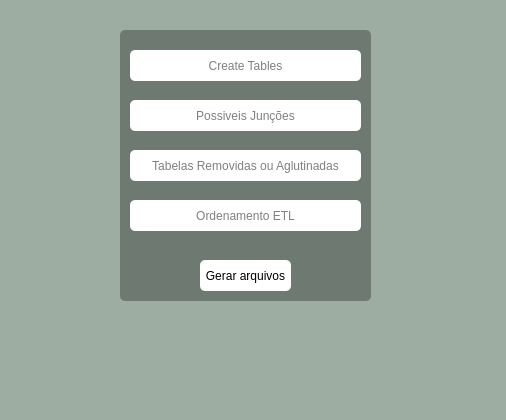
<?xml version="1.0" encoding="UTF-8"?>
<ui version="4.0">
 <class>MainWindow</class>
 <widget class="QMainWindow" name="MainWindow">
  <property name="geometry">
   <rect>
    <x>0</x>
    <y>0</y>
    <width>506</width>
    <height>420</height>
   </rect>
  </property>
  <property name="font">
   <font>
    <kerning>true</kerning>
   </font>
  </property>
  <property name="windowTitle">
   <string>MainWindow</string>
  </property>
  <property name="autoFillBackground">
   <bool>false</bool>
  </property>
  <property name="styleSheet">
   <string notr="true">background-color: rgb(157, 173, 162);</string>
  </property>
  <property name="windowFilePath">
   <string/>
  </property>
  <property name="animated">
   <bool>true</bool>
  </property>
  <property name="documentMode">
   <bool>false</bool>
  </property>
  <property name="dockNestingEnabled">
   <bool>false</bool>
  </property>
  <property name="unifiedTitleAndToolBarOnMac">
   <bool>false</bool>
  </property>
  <widget class="QWidget" name="centralwidget">
   <widget class="QPushButton" name="pushButton">
    <property name="geometry">
     <rect>
      <x>200</x>
      <y>260</y>
      <width>91</width>
      <height>31</height>
     </rect>
    </property>
    <property name="cursor">
     <cursorShape>PointingHandCursor</cursorShape>
    </property>
    <property name="styleSheet">
     <string notr="true">QPushButton{
	
	background-color: rgb(255, 255, 255);
	
	color: rgb(0, 0, 0);
	border-radius:5px

}

QPushButton:hover{
	
	
	
	
	background-color: rgb(240, 119, 73);
	
	
	color: rgb(255, 255, 255);
}</string>
    </property>
    <property name="text">
     <string>Gerar arquivos</string>
    </property>
   </widget>
   <widget class="QLineEdit" name="lineEdit_5">
    <property name="geometry">
     <rect>
      <x>130</x>
      <y>50</y>
      <width>231</width>
      <height>31</height>
     </rect>
    </property>
    <property name="styleSheet">
     <string notr="true">QLineEdit {
	background-color: rgb(255, 255, 255);
	color: rgb(0, 0, 0);
    border-radius: 5px;  
}
</string>
    </property>
    <property name="text">
     <string/>
    </property>
    <property name="echoMode">
     <enum>QLineEdit::Normal</enum>
    </property>
    <property name="alignment">
     <set>Qt::AlignCenter</set>
    </property>
    <property name="placeholderText">
     <string>Create Tables</string>
    </property>
   </widget>
   <widget class="QLineEdit" name="lineEdit_6">
    <property name="geometry">
     <rect>
      <x>130</x>
      <y>100</y>
      <width>231</width>
      <height>31</height>
     </rect>
    </property>
    <property name="styleSheet">
     <string notr="true">QLineEdit {
	background-color: rgb(255, 255, 255);
	color: rgb(0, 0, 0);
    border-radius: 5px;  
}
</string>
    </property>
    <property name="text">
     <string/>
    </property>
    <property name="echoMode">
     <enum>QLineEdit::Normal</enum>
    </property>
    <property name="alignment">
     <set>Qt::AlignCenter</set>
    </property>
    <property name="placeholderText">
     <string>Possiveis Junções</string>
    </property>
   </widget>
   <widget class="QLineEdit" name="lineEdit_7">
    <property name="geometry">
     <rect>
      <x>130</x>
      <y>200</y>
      <width>231</width>
      <height>31</height>
     </rect>
    </property>
    <property name="font">
     <font>
      <kerning>true</kerning>
     </font>
    </property>
    <property name="acceptDrops">
     <bool>true</bool>
    </property>
    <property name="styleSheet">
     <string notr="true">QLineEdit {
	background-color: rgb(255, 255, 255);
	color: rgb(0, 0, 0);
    border-radius: 5px;  
}
</string>
    </property>
    <property name="text">
     <string/>
    </property>
    <property name="echoMode">
     <enum>QLineEdit::Normal</enum>
    </property>
    <property name="alignment">
     <set>Qt::AlignCenter</set>
    </property>
    <property name="placeholderText">
     <string>Ordenamento ETL</string>
    </property>
   </widget>
   <widget class="QLineEdit" name="lineEdit_8">
    <property name="geometry">
     <rect>
      <x>130</x>
      <y>150</y>
      <width>231</width>
      <height>31</height>
     </rect>
    </property>
    <property name="styleSheet">
     <string notr="true">QLineEdit {
	background-color: rgb(255, 255, 255);
	color: rgb(0, 0, 0);
    border-radius: 5px;  
}
</string>
    </property>
    <property name="text">
     <string/>
    </property>
    <property name="echoMode">
     <enum>QLineEdit::Normal</enum>
    </property>
    <property name="alignment">
     <set>Qt::AlignCenter</set>
    </property>
    <property name="placeholderText">
     <string>Tabelas Removidas ou Aglutinadas</string>
    </property>
   </widget>
   <widget class="QLabel" name="backgroundLabel">
    <property name="geometry">
     <rect>
      <x>0</x>
      <y>0</y>
      <width>511</width>
      <height>371</height>
     </rect>
    </property>
    <property name="styleSheet">
     <string notr="true">background-image: url(:/fundo/icon.png);</string>
    </property>
    <property name="text">
     <string/>
    </property>
    <property name="pixmap">
     <pixmap resource="fundo.qrc">:/fundo/icon.png</pixmap>
    </property>
    <property name="scaledContents">
     <bool>true</bool>
    </property>
   </widget>
   <widget class="QLabel" name="label_2">
    <property name="geometry">
     <rect>
      <x>120</x>
      <y>30</y>
      <width>251</width>
      <height>271</height>
     </rect>
    </property>
    <property name="styleSheet">
     <string notr="true">background-color: rgba(0, 0, 0, 0.3);
border-radius:5px</string>
    </property>
    <property name="text">
     <string>&lt;html&gt;&lt;head/&gt;&lt;body&gt;&lt;p&gt;&lt;br/&gt;&lt;/p&gt;&lt;/body&gt;&lt;/html&gt;</string>
    </property>
   </widget>
   <zorder>backgroundLabel</zorder>
   <zorder>label_2</zorder>
   <zorder>pushButton</zorder>
   <zorder>lineEdit_5</zorder>
   <zorder>lineEdit_6</zorder>
   <zorder>lineEdit_7</zorder>
   <zorder>lineEdit_8</zorder>
  </widget>
  <widget class="QMenuBar" name="menubar">
   <property name="geometry">
    <rect>
     <x>0</x>
     <y>0</y>
     <width>506</width>
     <height>21</height>
    </rect>
   </property>
  </widget>
  <widget class="QStatusBar" name="statusbar"/>
 </widget>
 <resources>
  <include location="fundo.qrc"/>
 </resources>
 <connections/>
</ui>
